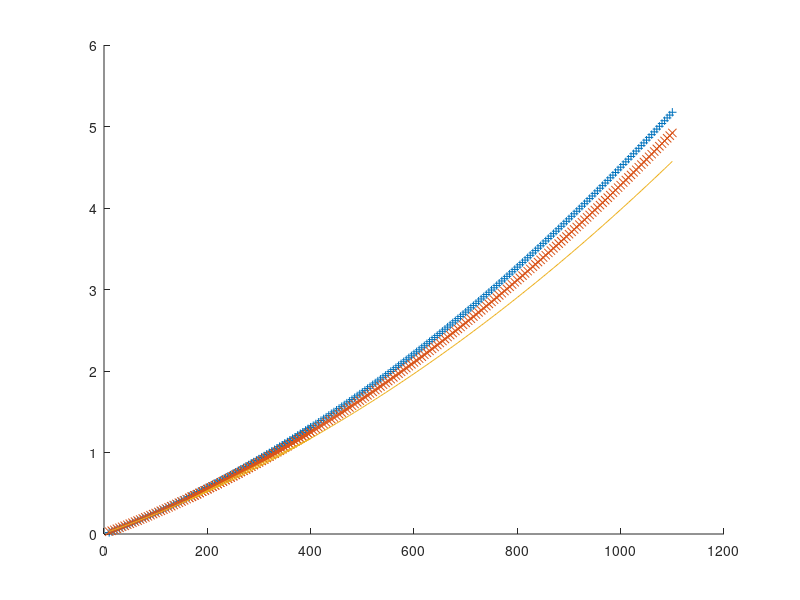

Write MATLAB code to recreate this figure. (Note: this script raises an error after producing the figure.)

%% Dados de Entrada
% Pressure [mbar] Output [Volt] at -45ºC Output [Volt] at 25ºC Output [Volt] at 125ºC

x = [1.0000000e+01 9.6891912e-02 3.9214138e-02 8.0487284e-02;
 1.5000000e+01 6.0851900e-02 2.2426346e-02 7.6988551e-02;
 2.0000000e+01 3.7395234e-02 1.0771168e-01 1.5599585e-02;
 2.5000000e+01 1.1393540e-01 4.9464483e-02 5.9137552e-02;
 3.0000000e+01 2.3785157e-02 4.4588951e-02 1.4701188e-01;
 3.5000000e+01 1.1012565e-01 8.0013170e-02 3.7981724e-02;
 4.0000000e+01 7.5780823e-02 1.4446871e-01 1.0942118e-01;
 4.5000000e+01 1.1891421e-01 9.1045177e-02 5.2457714e-02;
 5.0000000e+01 1.5745503e-01 1.2253808e-01 1.2698883e-01;
 5.5000000e+01 1.8132342e-01 7.9968573e-02 1.4443765e-01;
 6.0000000e+01 1.4325421e-01 1.5679809e-01 1.3689275e-01;
 6.5000000e+01 1.5888049e-01 1.4951198e-01 1.9430109e-01;
 7.0000000e+01 8.3664964e-02 1.5989808e-01 1.6326326e-01;
 7.5000000e+01 1.3893389e-01 1.9675427e-01 2.2881573e-01;
 8.0000000e+01 2.9442284e-01 2.0526728e-01 2.3766409e-01;
 8.5000000e+01 2.3971441e-01 2.1739275e-01 1.9510525e-01;
 9.0000000e+01 2.6161016e-01 3.5119408e-01 2.2929842e-01;
 9.5000000e+01 2.0265181e-01 2.8627189e-01 2.4003381e-01;
 1.0000000e+02 2.5130987e-01 3.2559117e-01 2.8326019e-01;
 1.0500000e+02 2.0100899e-01 3.3835876e-01 3.0732601e-01;
 1.1000000e+02 2.3209178e-01 2.7399005e-01 3.0223021e-01;
 1.1500000e+02 2.4903023e-01 2.7989896e-01 2.8453107e-01;
 1.2000000e+02 2.4876790e-01 2.4659760e-01 2.6097740e-01;
 1.2500000e+02 2.8395577e-01 2.8843658e-01 2.5828123e-01;
 1.3000000e+02 3.0457423e-01 3.3019425e-01 3.6741545e-01;
 1.3500000e+02 3.3769783e-01 3.5221405e-01 4.1688049e-01;
 1.4000000e+02 4.3349382e-01 3.8328499e-01 3.6107504e-01;
 1.4500000e+02 4.7950391e-01 3.9089416e-01 3.6105251e-01;
 1.5000000e+02 3.8302689e-01 3.5157274e-01 4.1511855e-01;
 1.5500000e+02 4.4169029e-01 4.0075645e-01 3.2382861e-01;
 1.6000000e+02 4.3875983e-01 4.9826069e-01 3.9475517e-01;
 1.6500000e+02 4.1367293e-01 4.3147364e-01 3.3891002e-01;
 1.7000000e+02 4.3542224e-01 4.2159795e-01 4.5036563e-01;
 1.7500000e+02 4.1684755e-01 4.6336205e-01 4.4848812e-01;
 1.8000000e+02 5.4300436e-01 5.0220163e-01 4.7474419e-01;
 1.8500000e+02 5.2261386e-01 4.8840507e-01 4.5868109e-01;
 1.9000000e+02 5.8287927e-01 5.0214433e-01 4.1540932e-01;
 1.9500000e+02 5.2595976e-01 5.2093027e-01 5.4466308e-01;
 2.0000000e+02 5.5587122e-01 5.9806722e-01 4.9306779e-01;
 2.0500000e+02 6.0978227e-01 5.9969556e-01 5.4118960e-01;
 2.1000000e+02 6.0415619e-01 5.5144011e-01 5.8692065e-01;
 2.1500000e+02 6.7901095e-01 5.6742969e-01 5.8657304e-01;
 2.2000000e+02 6.0326682e-01 5.4332639e-01 5.4529824e-01;
 2.2500000e+02 7.1431390e-01 6.7475320e-01 5.8306869e-01;
 2.3000000e+02 6.5832400e-01 6.4116963e-01 5.9992285e-01;
 2.3500000e+02 6.8276307e-01 6.5195701e-01 6.6358042e-01;
 2.4000000e+02 6.8756434e-01 6.8521723e-01 6.9070651e-01;
 2.4500000e+02 7.0113357e-01 6.4207908e-01 6.1178181e-01;
 2.5000000e+02 8.0729867e-01 6.7381584e-01 6.2906698e-01;
 2.5500000e+02 7.2529302e-01 7.3489232e-01 6.9063295e-01;
 2.6000000e+02 8.2617790e-01 7.3125693e-01 7.0094966e-01;
 2.6500000e+02 7.8676380e-01 6.7819597e-01 7.2479305e-01;
 2.7000000e+02 8.0729231e-01 7.4678981e-01 6.9039919e-01;
 2.7500000e+02 8.3369182e-01 8.0549796e-01 6.9457260e-01;
 2.8000000e+02 8.4272344e-01 8.5502937e-01 7.6117973e-01;
 2.8500000e+02 8.1054515e-01 8.3266021e-01 8.3007223e-01;
 2.9000000e+02 8.4176063e-01 8.5220930e-01 8.2197750e-01;
 2.9500000e+02 9.1730853e-01 8.4441212e-01 8.0802999e-01;
 3.0000000e+02 9.0696714e-01 8.8965211e-01 8.1371675e-01;
 3.0500000e+02 9.4392551e-01 9.2059091e-01 8.0045144e-01;
 3.1000000e+02 9.8210881e-01 8.8007419e-01 8.9814998e-01;
 3.1500000e+02 9.7959622e-01 9.7656196e-01 9.1292885e-01;
 3.2000000e+02 9.7497178e-01 8.8513024e-01 8.8859355e-01;
 3.2500000e+02 1.0078278e+00 9.6812736e-01 9.2757359e-01;
 3.3000000e+02 1.0845392e+00 9.7870156e-01 9.3979664e-01;
 3.3500000e+02 1.0760546e+00 1.0724751e+00 9.8302631e-01;
 3.4000000e+02 1.1003147e+00 1.0117897e+00 1.0287173e+00;
 3.4500000e+02 1.1236023e+00 1.1728402e+00 9.0922263e-01;
 3.5000000e+02 1.1449616e+00 1.0501508e+00 9.8473697e-01;
 3.5500000e+02 1.0953951e+00 1.0508223e+00 1.0111162e+00;
 3.6000000e+02 1.2453221e+00 1.1921460e+00 9.8045213e-01;
 3.6500000e+02 1.1591436e+00 1.1162843e+00 1.0375096e+00;
 3.7000000e+02 1.1866896e+00 1.1255241e+00 1.0993561e+00;
 3.7500000e+02 1.1446719e+00 1.1606293e+00 1.0539101e+00;
 3.8000000e+02 1.2682078e+00 1.1333953e+00 1.0176763e+00;
 3.8500000e+02 1.2677326e+00 1.1340540e+00 1.0789134e+00;
 3.9000000e+02 1.2726746e+00 1.1861120e+00 1.1492776e+00;
 3.9500000e+02 1.3099809e+00 1.2342021e+00 1.1251078e+00;
 4.0000000e+02 1.3402323e+00 1.2968175e+00 1.2118209e+00;
 1.6500000e+02 4.1367293e-01 4.3147364e-01 3.3891002e-01;
 1.7000000e+02 4.3542224e-01 4.2159795e-01 4.5036563e-01;
 1.7500000e+02 4.1684755e-01 4.6336205e-01 4.4848812e-01;
 1.8000000e+02 5.4300436e-01 5.0220163e-01 4.7474419e-01;
 1.8500000e+02 5.2261386e-01 4.8840507e-01 4.5868109e-01;
 1.9000000e+02 5.8287927e-01 5.0214433e-01 4.1540932e-01;
 1.9500000e+02 5.2595976e-01 5.2093027e-01 5.4466308e-01;
 2.0000000e+02 5.5587122e-01 5.9806722e-01 4.9306779e-01;
 2.0500000e+02 6.0978227e-01 5.9969556e-01 5.4118960e-01;
 2.1000000e+02 6.0415619e-01 5.5144011e-01 5.8692065e-01;
 2.1500000e+02 6.7901095e-01 5.6742969e-01 5.8657304e-01;
 2.2000000e+02 6.0326682e-01 5.4332639e-01 5.4529824e-01;
 2.2500000e+02 7.1431390e-01 6.7475320e-01 5.8306869e-01;
 2.3000000e+02 6.5832400e-01 6.4116963e-01 5.9992285e-01;
 2.3500000e+02 6.8276307e-01 6.5195701e-01 6.6358042e-01;
 2.4000000e+02 6.8756434e-01 6.8521723e-01 6.9070651e-01;
 2.4500000e+02 7.0113357e-01 6.4207908e-01 6.1178181e-01;
 2.5000000e+02 8.0729867e-01 6.7381584e-01 6.2906698e-01;
 2.5500000e+02 7.2529302e-01 7.3489232e-01 6.9063295e-01;
 2.6000000e+02 8.2617790e-01 7.3125693e-01 7.0094966e-01;
 2.6500000e+02 7.8676380e-01 6.7819597e-01 7.2479305e-01;
 2.7000000e+02 8.0729231e-01 7.4678981e-01 6.9039919e-01;
 2.7500000e+02 8.3369182e-01 8.0549796e-01 6.9457260e-01;
 2.8000000e+02 8.4272344e-01 8.5502937e-01 7.6117973e-01;
 2.8500000e+02 8.1054515e-01 8.3266021e-01 8.3007223e-01;
 2.9000000e+02 8.4176063e-01 8.5220930e-01 8.2197750e-01;
 2.9500000e+02 9.1730853e-01 8.4441212e-01 8.0802999e-01;
 3.0000000e+02 9.0696714e-01 8.8965211e-01 8.1371675e-01;
 3.0500000e+02 9.4392551e-01 9.2059091e-01 8.0045144e-01;
 3.1000000e+02 9.8210881e-01 8.8007419e-01 8.9814998e-01;
 3.1500000e+02 9.7959622e-01 9.7656196e-01 9.1292885e-01;
 3.2000000e+02 9.7497178e-01 8.8513024e-01 8.8859355e-01;
 3.2500000e+02 1.0078278e+00 9.6812736e-01 9.2757359e-01;
 3.3000000e+02 1.0845392e+00 9.7870156e-01 9.3979664e-01;
 3.3500000e+02 1.0760546e+00 1.0724751e+00 9.8302631e-01;
 3.4000000e+02 1.1003147e+00 1.0117897e+00 1.0287173e+00;
 3.4500000e+02 1.1236023e+00 1.1728402e+00 9.0922263e-01;
 3.5000000e+02 1.1449616e+00 1.0501508e+00 9.8473697e-01;
 3.5500000e+02 1.0953951e+00 1.0508223e+00 1.0111162e+00;
 3.6000000e+02 1.2453221e+00 1.1921460e+00 9.8045213e-01;
 3.6500000e+02 1.1591436e+00 1.1162843e+00 1.0375096e+00;
 3.7000000e+02 1.1866896e+00 1.1255241e+00 1.0993561e+00;
 3.7500000e+02 1.1446719e+00 1.1606293e+00 1.0539101e+00;
 3.8000000e+02 1.2682078e+00 1.1333953e+00 1.0176763e+00;
 3.8500000e+02 1.2677326e+00 1.1340540e+00 1.0789134e+00;
 3.9000000e+02 1.2726746e+00 1.1861120e+00 1.1492776e+00;
 3.9500000e+02 1.3099809e+00 1.2342021e+00 1.1251078e+00;
 4.0000000e+02 1.3402323e+00 1.2968175e+00 1.2118209e+00;
 4.0500000e+02 1.3403999e+00 1.3191289e+00 1.1695201e+00;
 4.1000000e+02 1.2454517e+00 1.3092948e+00 1.2194464e+00;
 4.1500000e+02 1.3629791e+00 1.3578840e+00 1.2045355e+00;
 4.2000000e+02 1.3814131e+00 1.4351252e+00 1.2722551e+00;
 4.2500000e+02 1.4263383e+00 1.3754974e+00 1.1995648e+00;
 4.3000000e+02 1.4178686e+00 1.4080715e+00 1.3498807e+00;
 4.3500000e+02 1.4567605e+00 1.3771236e+00 1.2938667e+00;
 4.4000000e+02 1.4760224e+00 1.4578079e+00 1.3158674e+00;
 4.4500000e+02 1.4864560e+00 1.3842383e+00 1.2830165e+00;
 4.5000000e+02 1.5418370e+00 1.4367199e+00 1.3591204e+00;
 4.5500000e+02 1.5397229e+00 1.4358786e+00 1.3753853e+00;
 4.6000000e+02 1.5930214e+00 1.4685477e+00 1.3489256e+00;
 4.6500000e+02 1.5558330e+00 1.5921036e+00 1.4404559e+00;
 4.7000000e+02 1.6650095e+00 1.5242195e+00 1.5165726e+00;
 4.7500000e+02 1.5892261e+00 1.5361324e+00 1.5029593e+00;
 4.8000000e+02 1.6337969e+00 1.6160139e+00 1.4720947e+00;
 4.8500000e+02 1.6080958e+00 1.5825818e+00 1.5165553e+00;
 4.9000000e+02 1.6637974e+00 1.6294014e+00 1.5223973e+00;
 4.9500000e+02 1.7625971e+00 1.6599902e+00 1.5503976e+00;
 5.0000000e+02 1.7533439e+00 1.6240176e+00 1.4704569e+00;
 5.0500000e+02 1.7187081e+00 1.6661290e+00 1.5368296e+00;
 5.1000000e+02 1.7998150e+00 1.7795552e+00 1.5817848e+00;
 5.1500000e+02 1.7735000e+00 1.7291126e+00 1.6387174e+00;
 5.2000000e+02 1.7407340e+00 1.7819508e+00 1.6480677e+00;
 5.2500000e+02 1.8264318e+00 1.8186568e+00 1.6495629e+00;
 5.3000000e+02 1.9507000e+00 1.8123328e+00 1.5873002e+00;
 5.3500000e+02 1.9028974e+00 1.8160909e+00 1.6371953e+00;
 5.4000000e+02 1.8382566e+00 1.8849519e+00 1.7686536e+00;
 5.4500000e+02 1.9693578e+00 1.8044160e+00 1.7410226e+00;
 5.5000000e+02 2.0427824e+00 1.9264414e+00 1.7568788e+00;
 5.5500000e+02 1.9862435e+00 1.8148743e+00 1.7634043e+00;
 5.6000000e+02 2.0055732e+00 1.8713882e+00 1.9144104e+00;
 5.6500000e+02 2.0595954e+00 1.9277803e+00 1.7912589e+00;
 5.7000000e+02 2.0259404e+00 1.9643012e+00 1.8340687e+00;
 5.7500000e+02 2.0955756e+00 1.9245871e+00 1.8824278e+00;
 5.8000000e+02 2.2094876e+00 2.0448180e+00 1.9352076e+00;
 5.8500000e+02 2.0962727e+00 2.0332965e+00 1.8981255e+00;
 5.9000000e+02 2.1587403e+00 2.0151148e+00 1.9635482e+00;
 5.9500000e+02 2.1968645e+00 2.0344298e+00 1.9861486e+00;
 6.0000000e+02 2.2225279e+00 2.0670123e+00 1.9782699e+00;
 6.0500000e+02 2.2643459e+00 2.0954085e+00 1.9366598e+00;
 6.1000000e+02 2.2456164e+00 2.1475712e+00 2.0433766e+00;
 6.1500000e+02 2.2488184e+00 2.1740539e+00 2.0371033e+00;
 6.2000000e+02 2.3011140e+00 2.1761884e+00 2.1170965e+00;
 6.2500000e+02 2.2511727e+00 2.2202104e+00 2.0431432e+00;
 6.3000000e+02 2.3450096e+00 2.2212788e+00 2.0987486e+00;
 6.3500000e+02 2.4682623e+00 2.2785595e+00 2.1008460e+00;
 6.4000000e+02 2.3817363e+00 2.3580751e+00 2.0694914e+00;
 6.4500000e+02 2.4445713e+00 2.3544034e+00 2.1235302e+00;
 6.5000000e+02 2.4759707e+00 2.3272594e+00 2.1095399e+00;
 6.5500000e+02 2.4972171e+00 2.3740163e+00 2.2784375e+00;
 6.6000000e+02 2.5097849e+00 2.3860963e+00 2.2428651e+00;
 6.6500000e+02 2.5065477e+00 2.3997949e+00 2.2799510e+00;
 6.7000000e+02 2.5730632e+00 2.4290040e+00 2.2868850e+00;
 6.7500000e+02 2.5946722e+00 2.5113439e+00 2.3464026e+00;
 6.8000000e+02 2.6176085e+00 2.4691387e+00 2.3852079e+00;
 6.8500000e+02 2.6617975e+00 2.5238041e+00 2.3312045e+00;
 6.9000000e+02 2.6564191e+00 2.5660257e+00 2.3319234e+00;
 6.9500000e+02 2.6419873e+00 2.5244299e+00 2.4381298e+00;
 7.0000000e+02 2.6854381e+00 2.5304905e+00 2.5072026e+00;
 7.0500000e+02 2.7714441e+00 2.6478322e+00 2.4316573e+00;
 7.1000000e+02 2.8117062e+00 2.6576801e+00 2.4334780e+00;
 7.1500000e+02 2.7711360e+00 2.6459799e+00 2.5008564e+00;
 7.2000000e+02 2.7695393e+00 2.7388331e+00 2.4733557e+00;
 7.2500000e+02 2.8093032e+00 2.7316285e+00 2.5036557e+00;
 7.3000000e+02 2.9190577e+00 2.7281264e+00 2.5858057e+00;
 7.3500000e+02 2.9425813e+00 2.7526357e+00 2.5737739e+00;
 7.4000000e+02 2.9646149e+00 2.7761468e+00 2.6277102e+00;
 7.4500000e+02 2.9997074e+00 2.7782833e+00 2.6104910e+00;
 7.5000000e+02 2.9864209e+00 2.9590428e+00 2.6783063e+00;
 7.5500000e+02 3.0217403e+00 2.7830755e+00 2.6928250e+00;
 7.6000000e+02 3.0724579e+00 2.9123083e+00 2.7241858e+00;
 7.6500000e+02 3.1086710e+00 2.9279470e+00 2.7749194e+00;
 7.7000000e+02 3.2031659e+00 2.9024787e+00 2.7873552e+00;
 7.7500000e+02 3.0878064e+00 2.9750201e+00 2.7151869e+00;
 7.8000000e+02 3.1599427e+00 3.0234076e+00 2.8747921e+00;
 7.8500000e+02 3.2016387e+00 3.0759631e+00 2.7766015e+00;
 7.9000000e+02 3.1648603e+00 3.0659770e+00 2.7805582e+00;
 7.9500000e+02 3.1800482e+00 3.1119445e+00 2.9145966e+00;
 8.0000000e+02 3.2759257e+00 3.1863498e+00 2.8699613e+00;
 8.0500000e+02 3.2692005e+00 3.1384007e+00 2.8504185e+00;
 8.1000000e+02 3.3268474e+00 3.1469754e+00 2.9498752e+00;
 8.1500000e+02 3.3168393e+00 3.1398081e+00 3.0506458e+00;
 8.2000000e+02 3.3808611e+00 3.2593534e+00 3.0382036e+00;
 8.2500000e+02 3.4181333e+00 3.2320960e+00 3.0555676e+00;
 8.3000000e+02 3.3526291e+00 3.3378267e+00 3.0105086e+00;
 8.3500000e+02 3.5036003e+00 3.3110840e+00 3.0466612e+00;
 8.4000000e+02 3.4197251e+00 3.3306372e+00 3.1416978e+00;
 8.4500000e+02 3.5420700e+00 3.3413187e+00 3.1837068e+00;
 8.5000000e+02 3.5621956e+00 3.3713473e+00 3.2010923e+00;
 8.5500000e+02 3.6005529e+00 3.3693904e+00 3.2047538e+00;
 8.6000000e+02 3.6832469e+00 3.4728465e+00 3.1676337e+00;
 8.6500000e+02 3.5879701e+00 3.4600635e+00 3.2272849e+00;
 8.7000000e+02 3.6529343e+00 3.5313021e+00 3.3103463e+00;
 8.7500000e+02 3.6800483e+00 3.4658495e+00 3.3439466e+00;
 8.8000000e+02 3.8048883e+00 3.5766463e+00 3.3299177e+00;
 8.8500000e+02 3.8256850e+00 3.5546218e+00 3.3448211e+00;
 8.9000000e+02 3.8313159e+00 3.5572564e+00 3.3809257e+00;
 8.9500000e+02 3.7693385e+00 3.6398592e+00 3.3748248e+00;
 9.0000000e+02 3.8448725e+00 3.7032433e+00 3.4549903e+00;
 9.0500000e+02 3.9159888e+00 3.7491897e+00 3.4566418e+00;
 9.1000000e+02 3.9398317e+00 3.7865530e+00 3.4934523e+00;
 9.1500000e+02 3.9298824e+00 3.7508924e+00 3.4956659e+00;
 9.2000000e+02 4.0492033e+00 3.7569062e+00 3.5415600e+00;
 9.2500000e+02 3.9951859e+00 3.9474937e+00 3.5311767e+00;
 9.3000000e+02 4.0659343e+00 3.8326208e+00 3.6478648e+00;
 9.3500000e+02 4.1633054e+00 3.8561042e+00 3.5995144e+00;
 9.4000000e+02 4.1839674e+00 3.9334921e+00 3.6665231e+00;
 9.4500000e+02 4.1366737e+00 3.9009719e+00 3.5875770e+00;
 9.5000000e+02 4.2073266e+00 3.9474348e+00 3.7333023e+00;
 9.5500000e+02 4.2770770e+00 3.9429081e+00 3.7064543e+00;
 9.6000000e+02 4.2013391e+00 4.0266060e+00 3.7738715e+00;
 9.6500000e+02 4.3116974e+00 4.0196141e+00 3.7598150e+00;
 9.7000000e+02 4.3807813e+00 4.1110343e+00 3.8322796e+00;
 9.7500000e+02 4.3779508e+00 4.1334772e+00 3.8116287e+00;
 9.8000000e+02 4.4196780e+00 4.1275399e+00 3.8439161e+00;
 9.8500000e+02 4.4015677e+00 4.1717386e+00 3.8507165e+00;
 9.9000000e+02 4.3815414e+00 4.1949918e+00 3.8575296e+00;
 9.9500000e+02 4.4370445e+00 4.2556787e+00 3.9632262e+00;
 1.0000000e+03 4.5629051e+00 4.2534913e+00 4.0190932e+00;
 1.0050000e+03 4.5353495e+00 4.3218812e+00 4.0096531e+00;
 1.0100000e+03 4.5992413e+00 4.3080067e+00 4.0056142e+00;
 1.0150000e+03 4.5569539e+00 4.3970392e+00 4.0148016e+00;
 1.0200000e+03 4.5590663e+00 4.3981573e+00 4.0504362e+00;
 1.0250000e+03 4.5810653e+00 4.3538817e+00 4.1899300e+00;
 1.0300000e+03 4.7097650e+00 4.4755318e+00 4.1516340e+00;
 1.0350000e+03 4.6446833e+00 4.5375482e+00 4.1334187e+00;
 1.0400000e+03 4.8236555e+00 4.5821527e+00 4.1610760e+00;
 1.0450000e+03 4.8457768e+00 4.5723715e+00 4.2054082e+00;
 1.0500000e+03 4.8452803e+00 4.6545741e+00 4.2559532e+00;
 1.0550000e+03 4.9087589e+00 4.6549759e+00 4.3755750e+00;
 1.0600000e+03 4.8966159e+00 4.7439687e+00 4.3254659e+00;
 1.0650000e+03 4.8615836e+00 4.7022483e+00 4.3034173e+00;
 1.0700000e+03 4.9641911e+00 4.7431845e+00 4.3540005e+00;
 1.0750000e+03 4.9764416e+00 4.7738693e+00 4.3734111e+00;
 1.0800000e+03 5.0885959e+00 4.8112968e+00 4.4970507e+00;
 1.0850000e+03 5.0864543e+00 4.8549443e+00 4.5540186e+00;
 1.0900000e+03 5.1237060e+00 4.8970771e+00 4.5652457e+00;
 1.0950000e+03 5.1269271e+00 4.8474671e+00 4.5194580e+00;
 1.1000000e+03 5.1409824e+00 4.8680138e+00 4.6122598e+00];

%% Least squares method

poly_1 = polyfit(x(:,1),x(:,2),2);
y_1 = polyval(poly_1,x(:,1));

poly_2 = polyfit(x(:,1),x(:,3),2);
y_2 = polyval(poly_2,x(:,1));

poly_3 = polyfit(x(:,1),x(:,4),2);
y_3 = polyval(poly_3,x(:,1));

figure
%plot(x(:,1),x(:,2),'+')
hold on
%plot(x(:,1),x(:,3),'x')
hold on
%plot(x(:,1),x(:,4), 'o')

hold on
plot(x(:,1),y_1,'+')
hold on
plot(x(:,1),y_2,'x')
hold on
plot(x(:,1),y_3,'-')

error_1 = y_1 - x(:,2);
error_2 = y_2 - x(:,3);
error_3 = y_3 - x(:,4);

%% Surface Fit for the whole data
Voltage_surface = x(:,2:4); 
Pressure_surface = ones(267,3);
Pressure_surface(:,1) = x(:,1);
Pressure_surface(:,2) = x(:,1);
Pressure_surface(:,3) = x(:,1);

Temperature_surface = ones(267, 3);
Temperature_surface(:,1) = Temperature_surface(:,1)*-45;
Temperature_surface(:,2) = Temperature_surface(:,2)*25;
Temperature_surface(:,3) = Temperature_surface(:,3)*125;

surface_fit = fit( [Pressure_surface(:), Temperature_surface(:)], Voltage_surface(:), 'poly21' );
y_1_surface = surface_fit(Pressure_surface(:,1),Temperature_surface(:,1));
y_2_surface = surface_fit(Pressure_surface(:,2),Temperature_surface(:,2));
y_3_surface = surface_fit(Pressure_surface(:,3),Temperature_surface(:,3));

error_surface_1 = y_1_surface - Voltage_surface(:,1);
error_surface_2 = y_2_surface - Voltage_surface(:,2);
error_surface_3 = y_3_surface - Voltage_surface(:,3);

figure
plot(surface_fit, [Pressure_surface(:),Temperature_surface(:)], Voltage_surface(:))

%% Inverse function
inv_poly_1 = polyfit(x(:,2),x(:,1),2);
inv_y_1 = polyval(inv_poly_1,x(:,2));

inv_poly_2 = polyfit(x(:,3),x(:,1),2);
inv_y_2 = polyval(inv_poly_2,x(:,3));

inv_poly_3 = polyfit(x(:,4),x(:,1),2);
inv_y_3 = polyval(inv_poly_3,x(:,4));

inv_error_1 = inv_y_1 - x(:,1);
inv_error_2 = inv_y_2 - x(:,1);
inv_error_3 = inv_y_3 - x(:,1);

%% Inverse Surface
inv_surface_fit = fit( [Voltage_surface(:), Temperature_surface(:)], Pressure_surface(:), 'poly21' );
inv_y_1_surface = inv_surface_fit(Voltage_surface(:,1),Temperature_surface(:,1));
inv_y_2_surface = inv_surface_fit(Voltage_surface(:,2),Temperature_surface(:,2));
inv_y_3_surface = inv_surface_fit(Voltage_surface(:,3),Temperature_surface(:,3));

inv_error_surface_1 = inv_y_1_surface - Pressure_surface(:,1);
inv_error_surface_2 = inv_y_2_surface - Pressure_surface(:,2);
inv_error_surface_3 = inv_y_3_surface - Pressure_surface(:,3);

%% Conversion to binary
% float2bin(0.1) =
% '0.0001100110011001100110011001100110011001100110011001101'   isto �
% demais para o arinc429 que s� tem 32 bits

%% Pressure Altitude
pa_data = 145366.45.*(1-(x(:,1)./1013.25).^0.190284);
pa_model_1 = 145366.45.*(1-(inv_y_1./1013.25).^0.190284);
pa_model_2 = 145366.45.*(1-(inv_y_2./1013.25).^0.190284);
pa_model_3 = 145366.45.*(1-(inv_y_3./1013.25).^0.190284);

pa_error_1 = pa_data - pa_model_1;
pa_error_2 = pa_data - pa_model_2;
pa_error_3 = pa_data - pa_model_3;

pa_model_1_surface = 145366.45.*(1-(inv_y_1_surface./1013.25).^0.190284);
pa_model_2_surface = 145366.45.*(1-(inv_y_2_surface./1013.25).^0.190284);
pa_model_3_surface = 145366.45.*(1-(inv_y_3_surface./1013.25).^0.190284);

pa_error_1_surface = pa_data - pa_model_1_surface;
pa_error_2_surface = pa_data - pa_model_2_surface;
pa_error_3_surface = pa_data - pa_model_3_surface;
